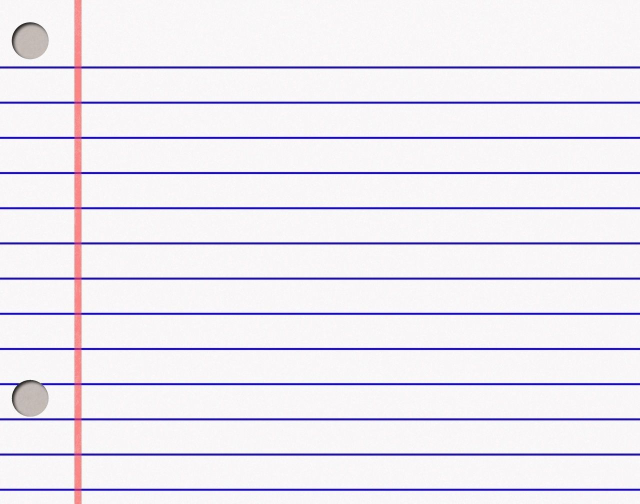
#> input picture imgs/other/lined_paper_one.jpg, 1280 x 1007 px (shown at 1/2 size)
$ python artist.py   (older library calls are emulated)
#> lines starting #> are read from the running program, lines starting #| are printed output that depends on the picture
from PIL import Image, ImageDraw, ImageFont, ImageFilter


# [319 lines left out: functions draw_base_rectangle_text_img, draw_improved_rectangle_text_img, draw_dynamic_task_subtask_snapshot, draw_task_snapshot_test_af, not called in this run]


def draw_task_snapshot_parentchild_test_af(todoTaskID:int, userTagsList:list, title:str, details:str = "") -> str:
    pass


# SUPER SMALL UPDATE, FFS DO ACTUALLY REFACTOR THO NOT JUST 1 JILLION FUCNTIONS WITH ONLY MINOR EDITS TO OTHERS IN FINAL
# [177 lines left out: function draw_dynamic_task_subtask_snapshot_updated, not called in this run]


# ---- NEW [TEST] SHOPPING LIST ARTIST ----


def draw_dynamic_shopping_list(imgname:str, listItems:list, listTitle:str) -> str:
    """ does multi line only up to 22 list items currently and list item over 26 chars will likely break but is gravy for now """
#> called with imgname = 'shoptest', listTitle = 'Long Shopping List'

    # path for image storage
    imgpath = f'imgs/{imgname}.png'

    # base bg dimensions
    # FIXME - MAKE THIS DYNAMIC NOW!
    #   - hmm its a bg tho so how, would have to stick extra img or if is longer use a different img?
    width = 500
    height = 393

    # define fonts
    fontTitle = ImageFont.truetype("imgs/font_files/AmaticSC-Bold.ttf", size=38) # AmaticSC-Bold.ttf
    font = ImageFont.truetype("imgs/font_files/Caveat-SemiBold.ttf", size=20) # Caveat-SemiBold.ttf # GloriaHallelujah-Regular.ttf # PatrickHand-Regular.ttf

    # open new img object of paper bg
    img = Image.open('imgs/other/lined_paper_one.jpg')
#> img is the input picture: PIL image 1280x1007 RGB; mean R, G, B 236.4, 232.7, 241.6

    # resize the image and save it as our bg
    resized_img = img.resize((width, height))
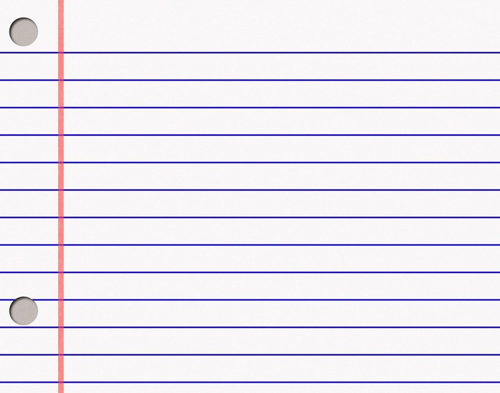
#> resized_img: PIL image 500x393 RGB; mean R, G, B 236.4, 232.8, 241.6
    resized_img.save(imgpath)

    # ---- title ----

    # setup base object from original resized img background and open it for drawing
    img = Image.open(imgpath)
    imgDraw = ImageDraw.Draw(img)

    # configure the title text position, and grab its dimensions based on its font incase we need them
    shopTitle = listTitle
    titleWidth, titleHeight = imgDraw.textsize(shopTitle, font=fontTitle)
#> titleWidth = 361; titleHeight = 44
    xTitlePos = 70
    yTitlePos = 10

    # draw the title on the bg img
    imgDraw.text((xTitlePos, yTitlePos), shopTitle, font=fontTitle, fill="#7C0D0E") # 0D7C7B deep red

    # save the result
    img.save(imgpath)
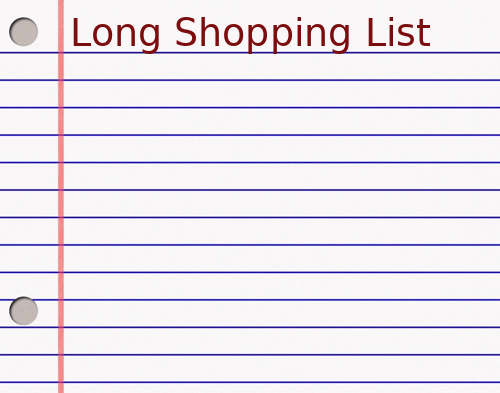
#> saved as shoptest.png: PIL image 500x393 RGB; mean R, G, B 234.6, 229.4, 238.2

    # ---- list items ----

    # how many subtasks there are (as may want to limit?)
    amountOfListItems = len(listItems)
    print(f"{amountOfListItems = }")

    # var used for creating new spacing for each line
    last_item_y_pos = 0
    # var used for cropping & 2nd column x positioning, need to know what is the longest line on the page
    longest_list_item = 0
    # vars for setting list items x position in second loop (dont want this to change)
    secondloop = False
    longest_li_second_loop = longest_list_item
    # runs (draws) for each item in the list
    for i, item in enumerate(listItems):

        # FIXME
        # do this shit proper so dont have this slice thing based on longer list items
        # and obvs also need to do proper sized img n shit blah blah blah is fine for now just add this slice chars thing tbf

        # temporary slice long lines if there are two columns on the page since could break formatting
        if len(item) > 28 and amountOfListItems > 11:
            item = item[:28]

        # setup base object
        imgDraw = ImageDraw.Draw(img)

        # to set the new x pos for the second loop once and not have it change
        if amountOfListItems > 11 and i > 10 and secondloop == False:
            longest_li_second_loop = longest_list_item + 70
            secondloop = True

        # configure list items x position, and grab its dimensions based on its font incase we need them
        listItem = item
        liWidth, liHeight = imgDraw.textsize(listItem, font=font)
        if i <= 10:
            xLiTextPos = 70
        else:
            xLiTextPos = longest_li_second_loop + 30

        # if list item is the longest save it outside of loop, this is used to crop
        if liWidth > longest_list_item:
            longest_list_item = liWidth

        # should reset for the second loop
        if i == 11:
            last_item_y_pos = 0

        # if first iteration only
        if last_item_y_pos == 0:
            # slightly different as need to set the first position as it is the hinge for the remaining list items
            last_item_y_pos = yTitlePos + 20.5
            print(f"{last_item_y_pos = }")

        # after this every line is just added a set amount (dont use liHeight as this changes duhhh)
        yLiTextPos = last_item_y_pos + 27.5
        last_item_y_pos = yLiTextPos
        print(f"{last_item_y_pos = }")

        # draw the list item text
        imgDraw.text((xLiTextPos, yLiTextPos), listItem, font=font, fill="#191970") # 191970 midnight blue

        # save the result
        img.save(imgpath)
#> this loop made 16 passes
#> (liWidth, liHeight, longest_list_item) on passes 1, 7: (58, 19, 58), (242, 23, 242)
#> (longest_li_second_loop, liWidth, liHeight) on pass 12: (312, 71, 19)
#> pass 1, in draw_dynamic_shopping_list, `img.save(imgpath)`:
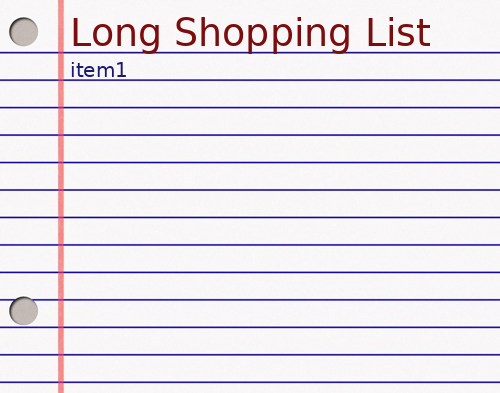
#> saved as shoptest.png: PIL image 500x393 RGB; mean R, G, B 234.3, 229.1, 238
#> pass 2, in draw_dynamic_shopping_list, `img.save(imgpath)`:
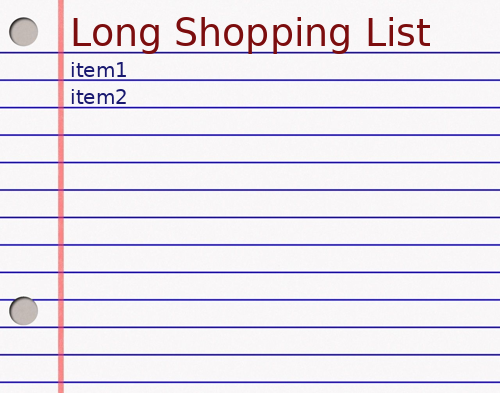
#> saved as shoptest.png: PIL image 500x393 RGB; mean R, G, B 234, 228.8, 237.8
#> after the loop:
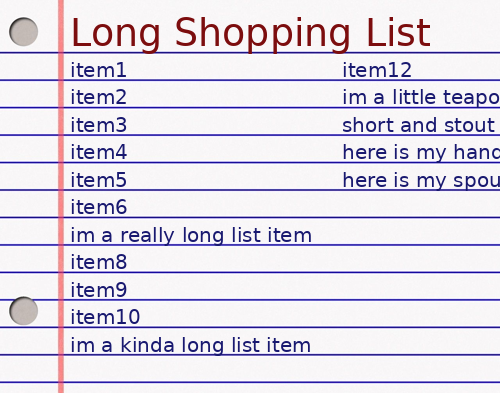
#> img: PIL image 500x393 RGB; mean R, G, B 226.4, 221.3, 233.2
#> after the loop, longest_li_second_loop = 312; longest_list_item = 242; secondloop = True


    # crop if only 1 column (11 items or less)
    if amountOfListItems <= 11:
        # find what is longer, the longest list item or the title, and use that as the base width for our crop calculation
        longest = longest_list_item if longest_list_item > titleWidth else titleWidth
        # set width here within if statement as width will be accurate for use in watermark print either way (if more or less than 11)
        width = longest + xTitlePos + 40
        # left pos of crop, top pos of crop, width of final img, height of final img
        img = img.crop((0, 0, width , height))


    # ---- watermark text & icon img ----

    # setup base object
    imgDraw = ImageDraw.Draw(img)

    # configure the title text and location
    fontWatermark = ImageFont.truetype("Righteous-Regular.ttf", size=18)
    #watermark = "St.Atomic"
    watermark = "80HD"
    watermarkWidth, watermarkHeight = imgDraw.textsize(watermark, font=fontWatermark)
#> watermarkWidth = 50; watermarkHeight = 17
    xwaterText = (width - watermarkWidth) - 10
#> xwaterText = 440
    ywaterText = (height - watermarkHeight) - 15
#> ywaterText = 361

    # draw the title
    #imgDraw.text((xText, yText), message, font=font, fill=(255, 255, 0)) fb8500
    imgDraw.text((xwaterText, ywaterText), watermark, font=fontWatermark, fill=(255,87,51))

    # save the result
    img.save(imgpath)
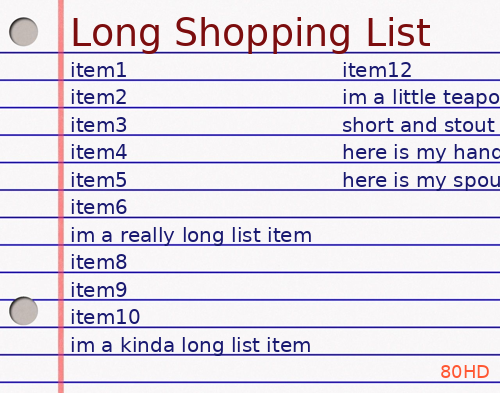
#> saved as shoptest.png: PIL image 500x393 RGB; mean R, G, B 226.4, 221.1, 232.9

    #load icon img (svg not supported btw)
#> (the run stopped early here; a loop or call above may not have finished)
